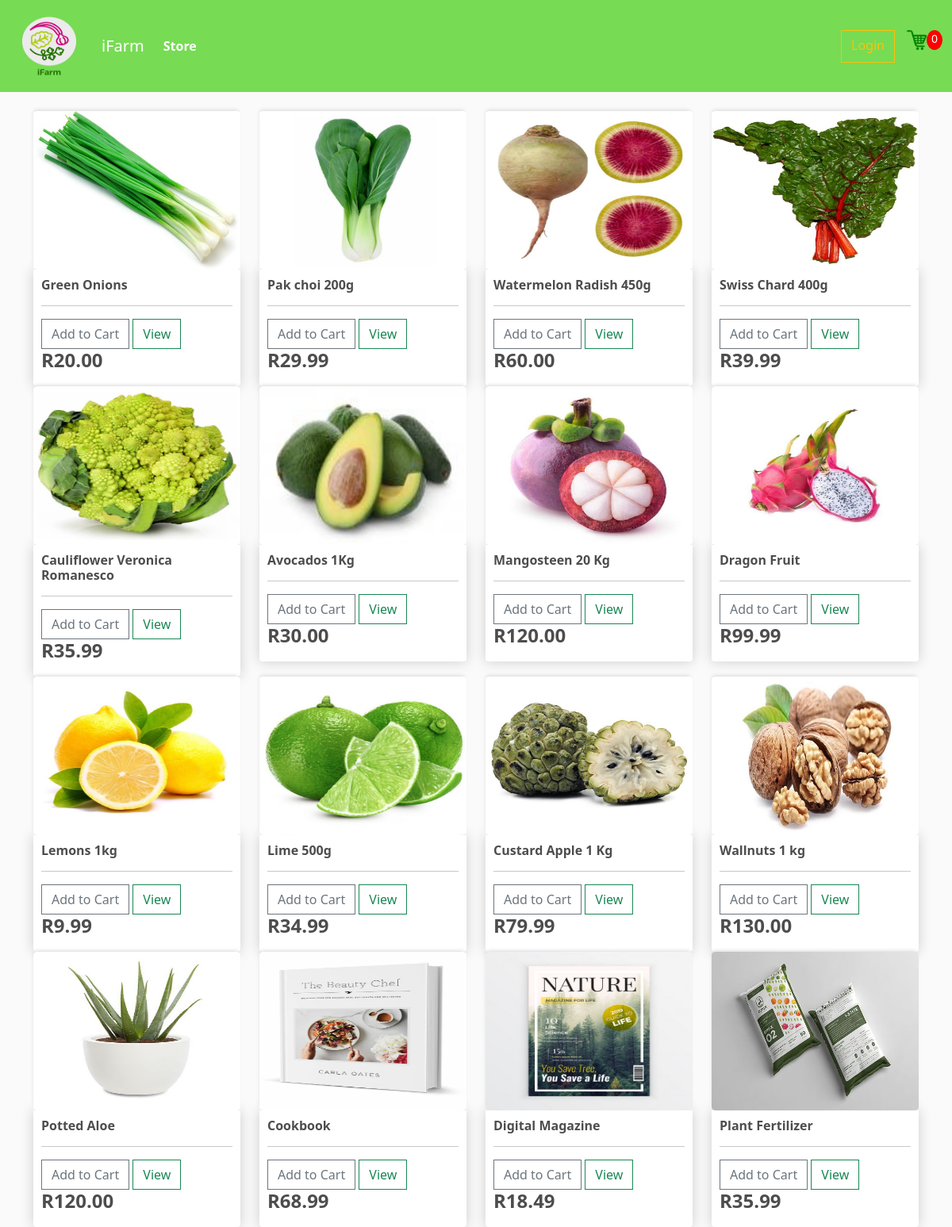
The page / on the database its author committed.
### iMarket/models.py (models this page shows, shortened)
class Product(models.Model):
    name = models.CharField(max_length=200, null=True)
    price = models.DecimalField(max_digits=7, decimal_places=2)
    digital = models.BooleanField(default= False, null=True, blank= True)
    image = models.ImageField(null=True, blank=True)
    @property
    def imageURL(self):
        try:
            url = self.image.url
        except:
            url = ''
        return url

### iMarket/views.py (the view)
# urls.py: path('', views.store, name="store"),
def store(request):
	data = cartData(request)
	cartItems = data['cartItems']
	order = data['order']
	items = data['items']
	products = Product.objects.all()
	context = {'products':products, 'cartItems':cartItems}
	return render(request, 'iMarket/store.html', context)

### iMarket/utils.py (called while the page is built, shortened)
def cookieCart(request):
    try:
        cart = json.loads(request.COOKIES['cart'])
    except:
        cart = {}
    print('Cart:', cart)
    items = []
    order = {'get_cart_total':0, 'get_cart_items':0, 'shipping':False}
    cartItems = order['get_cart_items']
    return{
        'cartItems': cartItems,
        'order': order,
        'items': items
    }

def cartData(request):
    if request.user.is_authenticated:
        customer = request.user.customer
        order, created = Order.objects.get_or_create(customer = customer, complete=False)
        items = order.orderitem_set.all()
        cartItems = order.get_cart_items
    else:
        cookieData = cookieCart(request)
        cartItems = cookieData['cartItems']
        order = cookieData['order']
        items = cookieData['items']
    return{
        'cartItems': cartItems,
        'order': order,
        'items': items
}

### iMarket/templates/iMarket/store.html
{% extends 'iMarket/main.html' %}
{% load static %}
{% block content %}
<div class="row">
    {% for product in products %}
   <div class="col-lg-3">
       <img class="thumbnail" src="{{product.imageURL}}">
       <div class="box-element product">
           <h6><strong>{{product.name}}</strong></h6>
           <hr>
           <button data-product="{{product.id}}" data-action="add" class="btn btn-outline-secondary add-btn update-cart">Add to Cart</button>
            <a class="btn btn-outline-success" href="{{product.imageURL}}">View</a>
            <h4 style="display: inline-block"><strong>R{{product.price|floatformat:2}}</strong></h4>
       </div>
   </div>
    {% endfor %}
</div>
{% endblock content %}

### iMarket/templates/iMarket/main.html (shortened to what this page needs)
{% load static %}
<html>
<head>
    <link href="https://cdn.jsdelivr.net/npm/bootstrap@5.0.0-beta3/dist/css/bootstrap.min.css" rel="stylesheet"
>
    <link , href="{% static 'css/main.css' %}" rel="stylesheet" type="text/css">
</head>
<body>
    <nav class="navbar navbar-expand-lg navbar-dark bg-dark">
        <div class="container-fluid">
            <a class="navbar-brand" href="{% url 'store' %}">
                <img src="{% static 'images/logo.png' %}" width="100" height="90" alt="">
            </a>
            <a class="navbar-brand" href="{% url 'store' %}">iFarm</a>
                <ul class="navbar-nav ">
                    <li class="nav-item active">
                        <a class="nav-link" href="{% url 'store' %}"><strong>Store</strong></a>
                    </li>
                </ul>
                <div class="nav justify-content-center ms-auto">
                    {% if request.user.is_authenticated %}
                    <span class="hello-msg">Hello, {{request.user}}</span>
                    <span><a class="hello-msg" href="{% url 'logout' %}">Logout</a></span>
                    {% else %}
                    <a href="{% url 'login' %}" class="btn btn-outline-warning ">Login</a>
                    {% endif %}
                    <a href="{% url 'cart' %}">
                        <img id="cart-icon" src="{% static 'images/cart.png' %}">
                    </a>
                    <p id="cart-total">{{cartItems}}</p>
            </div>
        </div>
    </nav>
    <div class="container">
        <br>
        {% block content %}
        {% endblock content %}
    </div>
</body>
</html>

### static/css/main.css (style rules this page uses)
body { background-color: hsl(0, 0%, 98%); }
h1,h2,h3,h4,h5,h6 { color:hsl(0, 0%, 30%); }
.box-element { box-shadow:hsl(0, 0%, 80%) 0 0 16px; background-color: #fff; border-radius: 4px; padding: 10px; }
.thumbnail { width: 100%; height: 200px; border-radius: 2%; -webkit-box-shadow: -1px -3px 5px -2px rgba(214,214,214,1); -moz-box-shadow: -1px -3px 5px -2px rgba(214,214,214,1); box-shadow: -1px -3px 5px -2px rgba(214,214,214,1); }
.product { border-radius: 0 0 4px 4px; }
.bg-dark { background-color: #77db54!important; }
.nav-link { color:#fff!important; }
#cart-icon { width:25px; display: inline-block; margin-left: 15px; }
#cart-total { display: block; text-align: center; color:#fff; background-color: red; width: 20px; height: 25px; border-radius: 50%; font-size: 14px; }
.btn { border-radius: 0; }

### rows shown on the page
Product: imageURL (picture), name "Green Onions", price "20.00"
Product: imageURL (picture), name "Pak choi 200g", price "29.99"
Product: imageURL (picture), name "Watermelon Radish 450g", price "60.00"
Product: imageURL (picture), name "Swiss Chard 400g", price "39.99"
Product: imageURL (picture), name "Cauliflower Veronica Romanesco", price "35.99"
Product: imageURL (picture), name "Avocados 1Kg", price "30.00"
Product: imageURL (picture), name "Mangosteen 20 Kg", price "120.00"
Product: imageURL (picture), name "Dragon Fruit", price "99.99"
Product: imageURL (picture), name "Lemons 1kg", price "9.99"
Product: imageURL (picture), name "Lime 500g", price "34.99"
Product: imageURL (picture), name "Custard Apple 1 Kg", price "79.99"
Product: imageURL (picture), name "Wallnuts 1 kg", price "130.00"
Product: imageURL (picture), name "Potted Aloe", price "120.00"
Product: imageURL (picture), name "Cookbook", price "68.99"
Product: imageURL (picture), name "Digital Magazine", price "18.49"
Product: imageURL (picture), name "Plant Fertilizer", price "35.99"

### other values the page prints
{{ cartItems }} "0"
